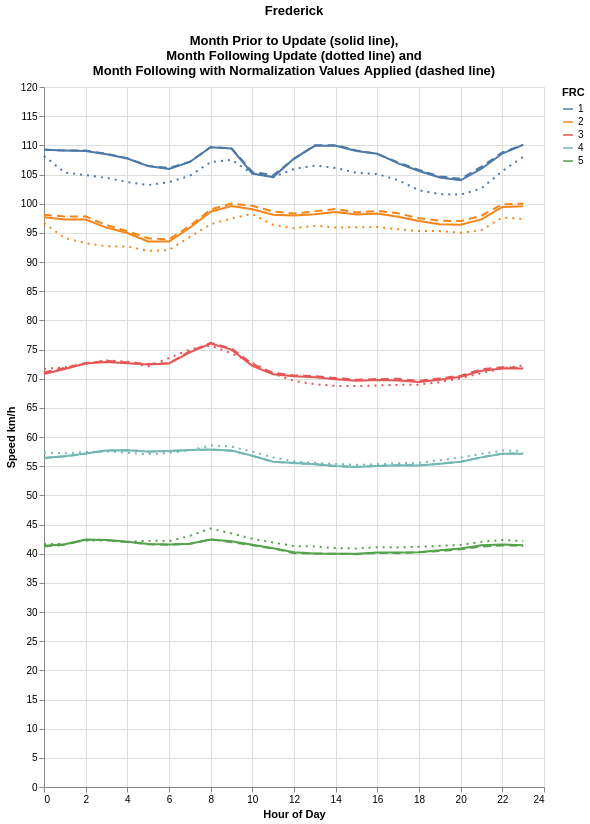

The notebook cell this image was saved under:
### Code cell
alt.data_transformers.disable_max_rows()

mix_line_pre = alt.Chart(ra_data_adj_frc_22_23_post_group).mark_line().encode(
                x = 'hod',
                y = 'avg_speed_post_22:Q',
                color='FRC:N',
            )

mix_line_post = alt.Chart(ra_data_adj_frc_22_23_post_group).mark_line(strokeDash=[2,5]).encode(
                x = 'hod',
                y = 'avg_speed_post_23:Q',
                color='FRC:N',
            )

mix_line_adj = alt.Chart(ra_data_adj_frc_22_23_post_group).mark_line(strokeDash=[8,5], thickness = 100).encode(
                x = alt.X('hod', title = 'Hour of Day'),
                y = alt.Y('avg_speed_adj_post:Q', title = 'Speed km/h'),
                color='FRC:N',
            )

(mix_line_pre + mix_line_post + mix_line_adj).properties(height = 700, width = 500, 
                                                                      title = [city_name, \
                                                                               '', \
                                                        'Month Prior to Update (solid line),', \
                                                        'Month Following Update (dotted line) and', \
                                                        'Month Following with Normalization Values Applied (dashed line)']
                                                        )
